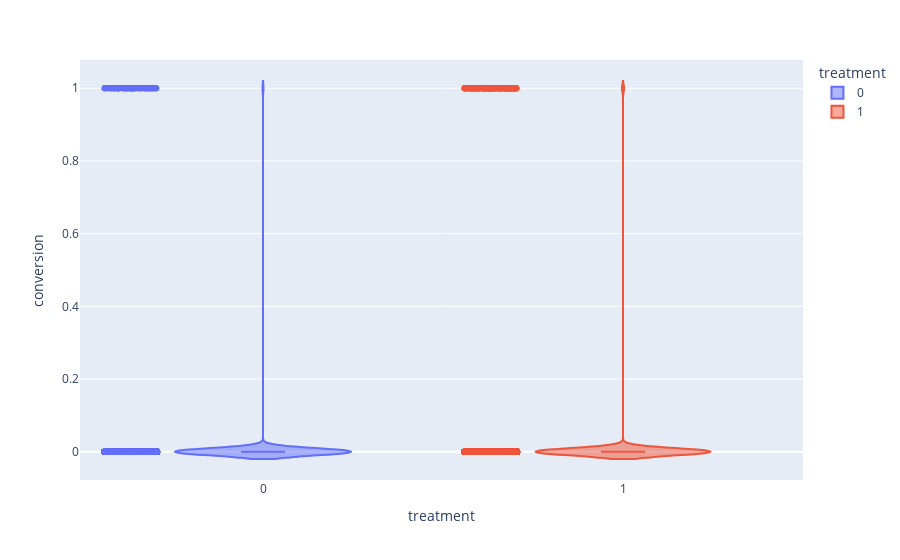

This figure's notebook cell:
### Code cell
fig = px.violin(mail_df, y="conversion", x="treatment", color="treatment", box=True, points="all")
fig.show()

### Figure 1 — Plotly figure (JSON) as saved in the notebook; plotly's stock layout.template omitted (floating-point values rounded to 4 significant figures; data arrays with more than 128 entries replaced by an {"elided": "..."} marker saying what was removed)
{"data": [{"alignmentgroup": "True", "box": {"visible": true}, "hovertemplate": "treatment=%{x}<br>conversion=%{y}<extra></extra>", "legendgroup": "0", "marker": {"color": "#636efa"}, "name": "0", "offsetgroup": "0", "orientation": "v", "points": "all", "scalegroup": "True", "showlegend": true, "type": "violin", "x": {"elided": "21306 int values"}, "x0": " ", "xaxis": "x", "y": {"elided": "21306 int values"}, "y0": " ", "yaxis": "y"}, {"alignmentgroup": "True", "box": {"visible": true}, "hovertemplate": "treatment=%{x}<br>conversion=%{y}<extra></extra>", "legendgroup": "1", "marker": {"color": "#EF553B"}, "name": "1", "offsetgroup": "1", "orientation": "v", "points": "all", "scalegroup": "True", "showlegend": true, "type": "violin", "x": {"elided": "21307 int values"}, "x0": " ", "xaxis": "x", "y": {"elided": "21307 int values"}, "y0": " ", "yaxis": "y"}], "layout": {"legend": {"title": {"text": "treatment"}, "tracegroupgap": 0}, "margin": {"t": 60}, "violinmode": "overlay", "xaxis": {"anchor": "y", "categoryarray": [0, 1], "categoryorder": "array", "domain": [0, 1], "title": {"text": "treatment"}}, "yaxis": {"anchor": "x", "domain": [0, 1], "title": {"text": "conversion"}}}}
